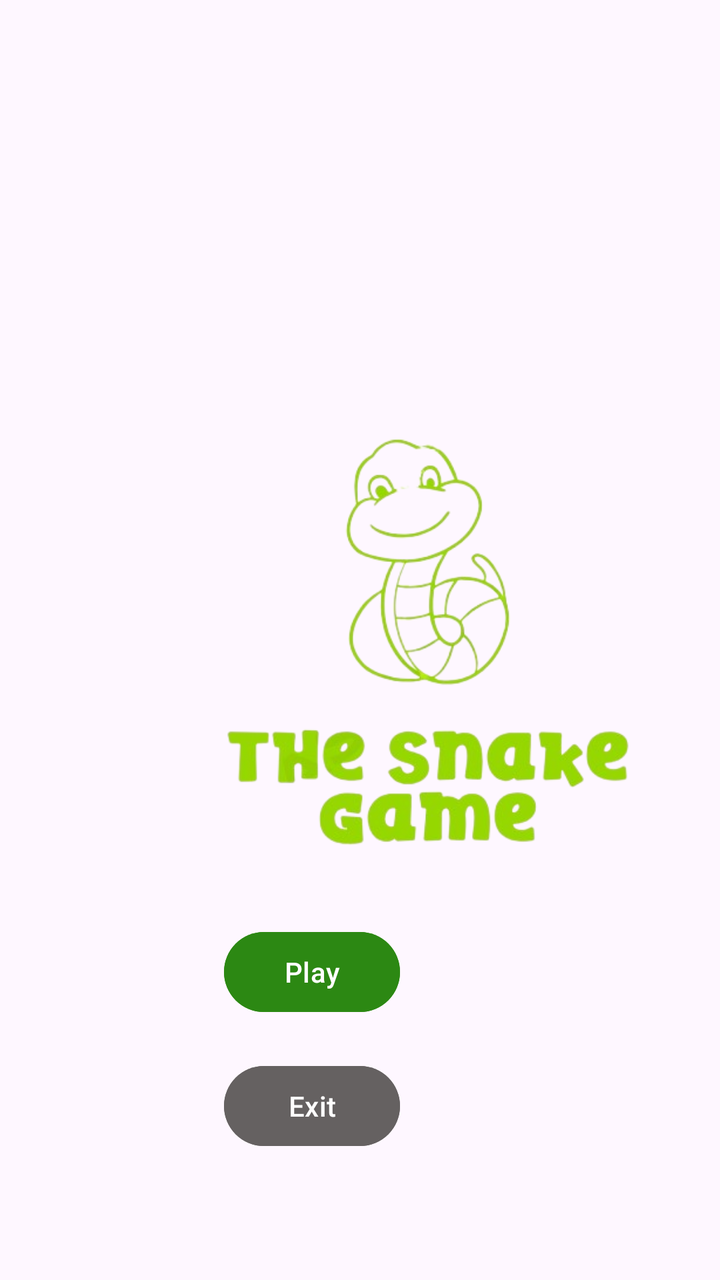
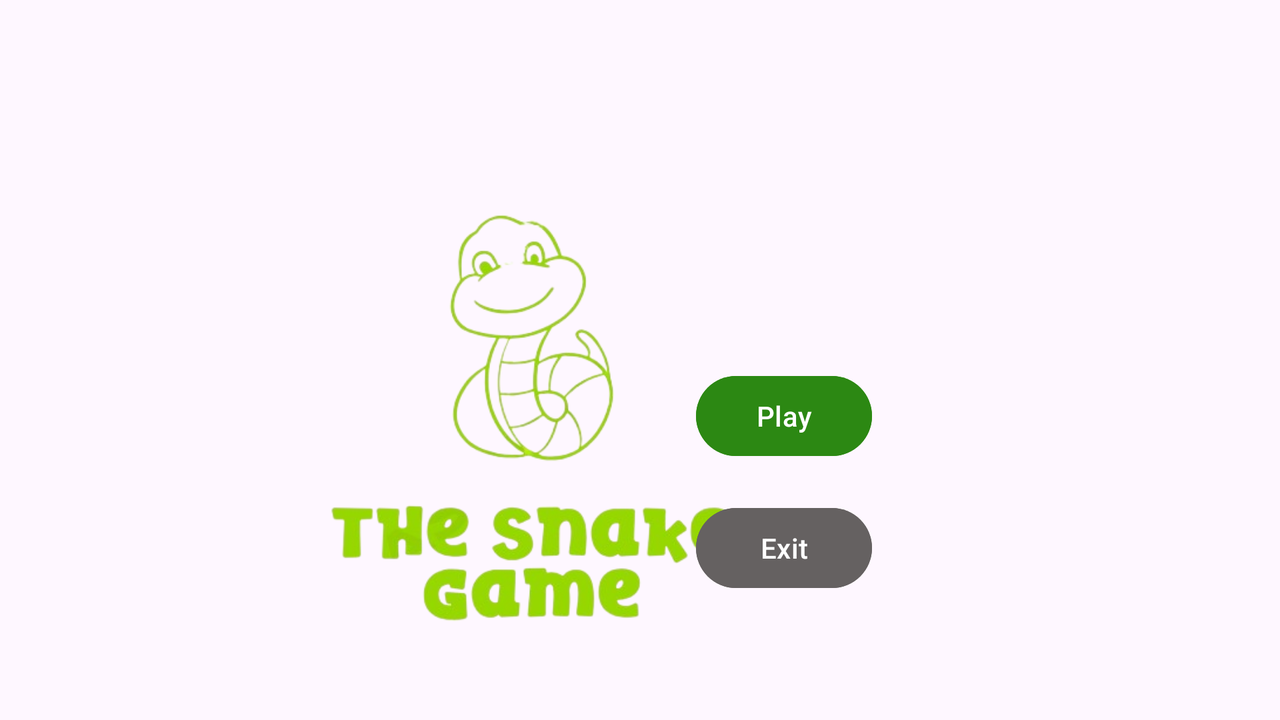

Compare how this app lays out the same screen by default and in its alternative resource folder. The renders come first, then the two layout files and the values they reference.
<!-- AndroidManifest.xml: application theme Theme.Snake -->
<!-- res/layout/activity_start_screen.xml -->
<?xml version="1.0" encoding="utf-8"?>
<androidx.constraintlayout.widget.ConstraintLayout xmlns:android="http://schemas.android.com/apk/res/android"
    xmlns:app="http://schemas.android.com/apk/res-auto"
    xmlns:tools="http://schemas.android.com/tools"
    android:layout_width="match_parent"
    android:layout_height="match_parent"
    tools:context=".StartScreen">

    <ImageView
        android:id="@+id/imageView2"
        android:layout_width="297dp"
        android:layout_height="285dp"
        android:layout_marginStart="64dp"
        android:layout_marginTop="172dp"
        app:layout_constraintStart_toStartOf="parent"
        app:layout_constraintTop_toTopOf="parent"
        app:srcCompat="@drawable/logo" />

    <Button
        android:id="@+id/start_btn"
        android:layout_width="wrap_content"
        android:layout_height="wrap_content"
        android:layout_marginEnd="160dp"
        android:layout_marginBottom="130dp"
        android:backgroundTint="@color/start_btn"
        android:text="@string/start_btn"
        app:layout_constraintBottom_toBottomOf="parent"
        app:layout_constraintEnd_toEndOf="parent" />

    <TextView
        android:id="@+id/highscore"
        android:layout_width="wrap_content"
        android:layout_height="wrap_content"
        android:layout_marginTop="72dp"
        android:layout_marginEnd="120dp"
        android:textColor="#4CAF50"
        android:textSize="24sp"
        app:layout_constraintEnd_toEndOf="parent"
        app:layout_constraintTop_toTopOf="parent" />

    <Button
        android:id="@+id/exit_btn"
        android:layout_width="wrap_content"
        android:layout_height="wrap_content"
        android:layout_marginTop="19dp"
        android:layout_marginEnd="160dp"
        android:layout_marginBottom="62dp"
        android:backgroundTint="#656161"
        android:text="@string/Exit"
        app:layout_constraintBottom_toBottomOf="parent"
        app:layout_constraintEnd_toEndOf="parent"
        app:layout_constraintTop_toBottomOf="@+id/start_btn"
        app:layout_constraintVertical_bias="0.0" />


</androidx.constraintlayout.widget.ConstraintLayout>
<!-- resources referenced by this layout -->
<resources>
  <color name="start_btn">#2C8813</color>
  <!-- drawable logo: png bitmap (drawable, 86324 bytes) -->
  <string name="Exit">Exit</string>
  <string name="start_btn">Play</string>
  <style name="Theme.Snake" parent="Base.Theme.Snake" />
  <style name="Base.Theme.Snake" parent="Theme.Material3.DayNight.NoActionBar">
          
          
          <item name="android:statusBarColor">@color/status_bar_color</item>
      </style>
  <color name="status_bar_color">#38AC3C</color>
</resources>
<!-- res/layout-land/activity_start_screen.xml (the repository's variant of the layout above) -->
<!-- drawn on the phone turned sideways -->
<?xml version="1.0" encoding="utf-8"?>
<androidx.constraintlayout.widget.ConstraintLayout xmlns:android="http://schemas.android.com/apk/res/android"
    xmlns:app="http://schemas.android.com/apk/res-auto"
    xmlns:tools="http://schemas.android.com/tools"
    android:layout_width="match_parent"
    android:layout_height="match_parent"
    tools:context=".StartScreen">

    <ImageView
        android:id="@+id/imageView2"
        android:layout_width="297dp"
        android:layout_height="285dp"
        android:layout_marginStart="116dp"
        android:layout_marginTop="60dp"
        app:layout_constraintStart_toStartOf="parent"
        app:layout_constraintTop_toTopOf="parent"
        app:srcCompat="@drawable/logo" />


    <Button
        android:id="@+id/start_btn"
        android:layout_width="wrap_content"
        android:layout_height="wrap_content"
        android:layout_marginEnd="204dp"
        android:layout_marginBottom="128dp"
        android:backgroundTint="@color/start_btn"
        android:text="@string/start_btn"
        app:layout_constraintBottom_toBottomOf="parent"
        app:layout_constraintEnd_toEndOf="parent" />


    <Button
        android:id="@+id/exit_btn"
        android:layout_width="wrap_content"
        android:layout_height="wrap_content"
        android:layout_marginTop="19dp"
        android:layout_marginEnd="204dp"
        android:layout_marginBottom="62dp"
        android:backgroundTint="#656161"
        android:text="@string/Exit"
        app:layout_constraintBottom_toBottomOf="parent"
        app:layout_constraintEnd_toEndOf="parent"
        app:layout_constraintTop_toBottomOf="@+id/start_btn"
        app:layout_constraintVertical_bias="1.0" />

    <TextView
        android:id="@+id/highscore"
        android:layout_width="wrap_content"
        android:layout_height="wrap_content"
        android:layout_marginTop="104dp"
        android:layout_marginEnd="132dp"
        android:textColor="#4CAF50"
        android:textSize="24sp"
        app:layout_constraintEnd_toEndOf="parent"
        app:layout_constraintTop_toTopOf="parent" />



</androidx.constraintlayout.widget.ConstraintLayout>
